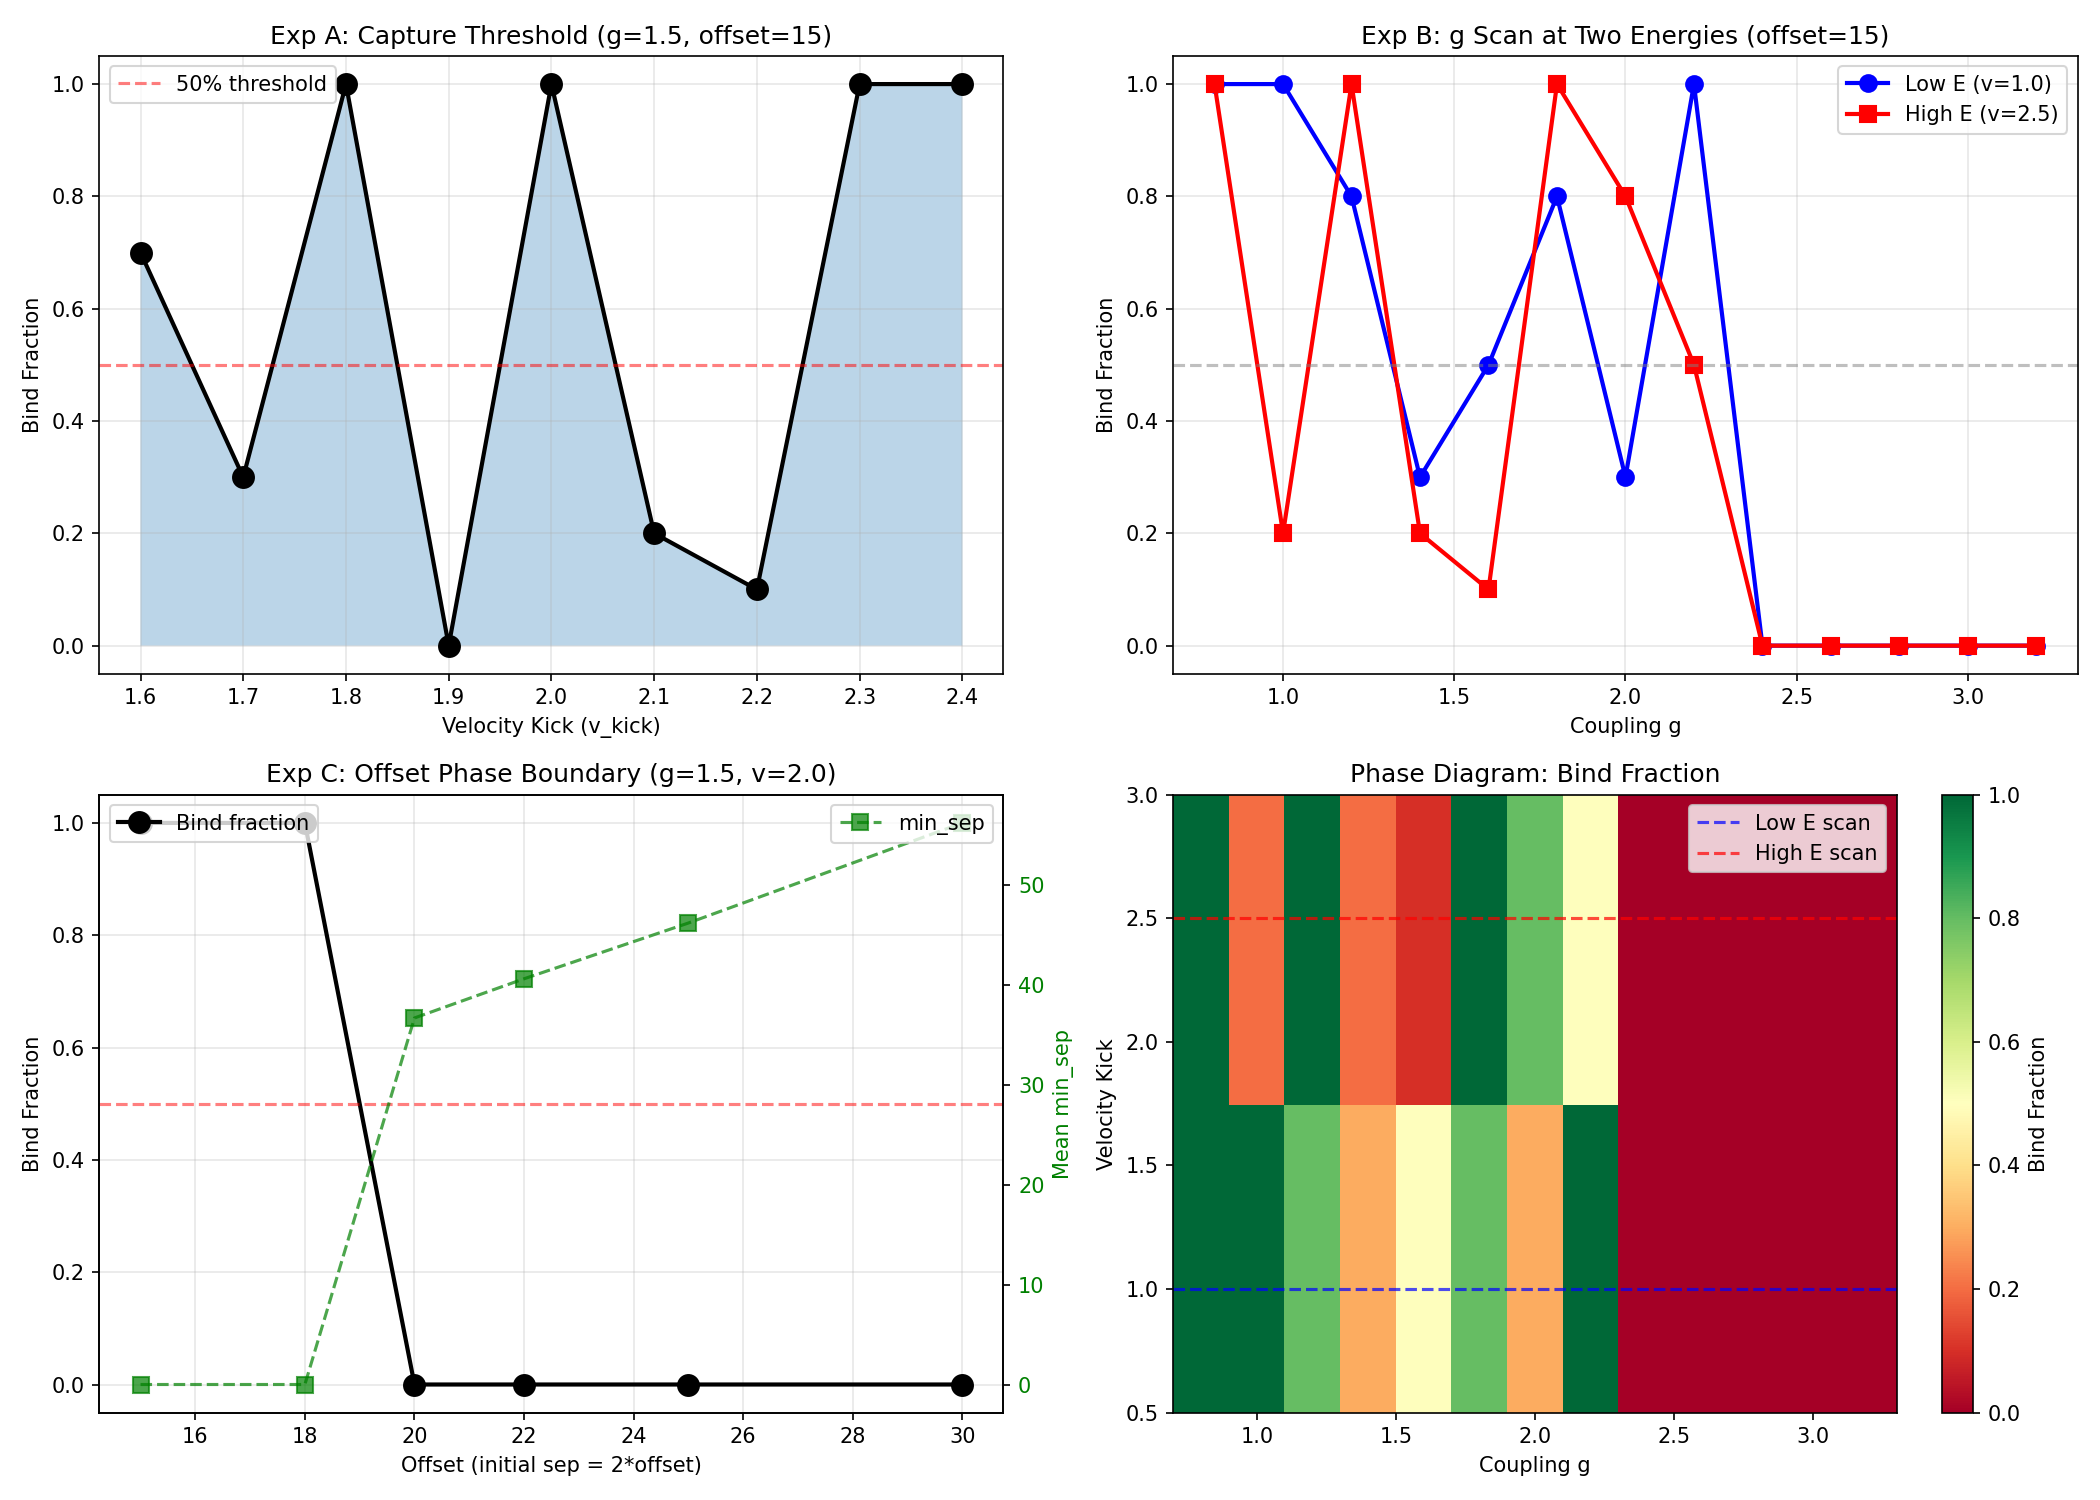

Write the Python code that produced this figure.
import numpy as np
import matplotlib.pyplot as plt
from scipy.stats import linregress
from scipy.ndimage import label
from collections import Counter

"""
DET v5 COLLIDER - PHASE BOUNDARY EXPERIMENTS
=============================================
Based on forced contact results showing scatter↔fusion transition.

Experiment A: Boundary scan around capture threshold (v_kick sweep)
Experiment B: g scan at two energies (low vs high)
Experiment C: Offset phase boundary (does fusion require overlap?)
"""

class DETConstants:
    def __init__(self, g=1.0):
        self.g = g
        self.BETA = 2.0 * g
        self.NU = 0.5
        self.PHASE_DRAG = 0.2
        self.ALPHA = 0.5 * g
        self.GAMMA = 8.0
        self.LAMBDA = 0.005
        self.K_FUSION = 80.0
        self.F_VAC = 0.01  
        self.C_MIN = 0.05 
        self.DT = 0.05

class ActiveManifold1D:
    def __init__(self, size=200, constants=DETConstants()):
        self.N = size
        self.k = constants
        
        self.F = np.ones(self.N) * self.k.F_VAC
        self.theta = np.zeros(self.N)
        self.sigma = np.ones(self.N)
        self.C_right = np.ones(self.N) * self.k.C_MIN
        self.C_left  = np.ones(self.N) * self.k.C_MIN
        
        self.history_F = []
        self.time = 0.0
        self.start_pos_L = 0
        self.start_pos_R = 0
        
        self.track_L = []
        self.track_R = []
        self.last_pos_L = None
        self.last_pos_R = None

    def initialize_soliton(self, position, width, mass, velocity_kick=0.0):
        x = np.arange(self.N)
        dx = x - position
        dx = np.where(dx > self.N/2, dx - self.N, dx)
        dx = np.where(dx < -self.N/2, dx + self.N, dx)
        
        abs_dx = np.abs(dx)
        envelope = np.exp(-0.5 * (abs_dx / width)**2)
        
        self.F += mass * envelope
        self.theta += velocity_kick * dx * envelope
        
        if velocity_kick > 0:
            self.C_right += 0.9 * envelope
            self.C_left  += 0.3 * envelope
        elif velocity_kick < 0:
            self.C_right += 0.3 * envelope
            self.C_left  += 0.9 * envelope
        else:
            self.C_right += 0.6 * envelope
            self.C_left  += 0.6 * envelope
            
        self.C_right = np.clip(self.C_right, self.k.C_MIN, 1.0)
        self.C_left = np.clip(self.C_left, self.k.C_MIN, 1.0)

    def initialize_collider_event(self, offset=15, width=5.0, mass_L=10.0, mass_R=10.0, v_kick=2.0):
        center = self.N // 2
        self.start_pos_L = center - offset
        self.start_pos_R = center + offset
        self.mass_L = mass_L
        self.mass_R = mass_R
        self.initial_sep = 2 * offset
        
        self.initialize_soliton(self.start_pos_L, width, mass_L, velocity_kick=v_kick)
        self.initialize_soliton(self.start_pos_R, width, mass_R, velocity_kick=-v_kick)
        
        self.last_pos_L = float(self.start_pos_L)
        self.last_pos_R = float(self.start_pos_R)
        self.track_L = [(0.0, self.last_pos_L)]
        self.track_R = [(0.0, self.last_pos_R)]

    def find_blob_coms(self):
        mass_dist = self.F - self.k.F_VAC
        mass_dist = np.maximum(mass_dist, 0)
        
        threshold = np.max(mass_dist) * 0.15
        binary = (mass_dist > threshold).astype(int)
        
        labeled, n_features = label(binary)
        
        blobs = []
        for i in range(1, n_features + 1):
            mask = (labeled == i)
            blob_mass = np.sum(mass_dist[mask])
            if blob_mass > 0.5:
                indices = np.where(mask)[0]
                masses = mass_dist[mask]
                com = np.sum(indices * masses) / np.sum(masses)
                blobs.append((com, blob_mass))
        
        return blobs

    def count_peaks(self):
        """Count number of distinct mass peaks."""
        return len(self.find_blob_coms())

    def unwrap_position(self, new_pos, last_pos):
        if last_pos is None:
            return new_pos
        
        delta = new_pos - (last_pos % self.N)
        
        if delta > self.N / 2:
            delta -= self.N
        elif delta < -self.N / 2:
            delta += self.N
        
        return last_pos + delta

    def update_tracking(self):
        blobs = self.find_blob_coms()
        
        if len(blobs) == 0:
            return
        
        def ring_dist(a, b):
            d = abs((a % self.N) - (b % self.N))
            return min(d, self.N - d)
        
        if len(blobs) == 1:
            com = blobs[0][0]
            new_L = self.unwrap_position(com, self.last_pos_L)
            new_R = self.unwrap_position(com, self.last_pos_R)
            self.track_L.append((self.time, new_L))
            self.track_R.append((self.time, new_R))
            self.last_pos_L = new_L
            self.last_pos_R = new_R
            return
        
        best_L_idx = min(range(len(blobs)), 
                        key=lambda i: ring_dist(blobs[i][0], self.last_pos_L % self.N))
        
        remaining = [i for i in range(len(blobs)) if i != best_L_idx]
        if remaining:
            best_R_idx = min(remaining,
                            key=lambda i: ring_dist(blobs[i][0], self.last_pos_R % self.N))
        else:
            best_R_idx = best_L_idx
        
        new_L = self.unwrap_position(blobs[best_L_idx][0], self.last_pos_L)
        new_R = self.unwrap_position(blobs[best_R_idx][0], self.last_pos_R)
        
        self.track_L.append((self.time, new_L))
        self.track_R.append((self.time, new_R))
        self.last_pos_L = new_L
        self.last_pos_R = new_R

    def step(self):
        idx = np.arange(self.N)
        ip1 = (idx + 1) % self.N
        im1 = (idx - 1) % self.N
        
        d_fwd = np.angle(np.exp(1j * (self.theta[ip1] - self.theta[idx])))
        d_bwd = np.angle(np.exp(1j * (self.theta[im1] - self.theta[idx])))
        laplacian_theta = d_fwd + d_bwd
        grad_theta = np.angle(np.exp(1j * (self.theta[ip1] - self.theta[im1]))) / 2.0
        
        phase_drive = np.minimum(self.k.BETA * self.F * self.k.DT, np.pi/4.0)
        drag_factor = 1.0 / (1.0 + self.k.PHASE_DRAG * (grad_theta**2))
        
        self.theta -= phase_drive * drag_factor
        self.theta += self.k.NU * laplacian_theta * self.k.DT
        self.theta = np.mod(self.theta, 2*np.pi)
        
        recip_R = np.sqrt(self.C_left[ip1])
        recip_L = np.sqrt(self.C_right[im1])
        
        drive_R = recip_R * np.sin(self.theta[ip1]-self.theta[idx]) + (1-recip_R)*(self.F[idx]-self.F[ip1])
        drive_L = recip_L * np.sin(self.theta[im1]-self.theta[idx]) + (1-recip_L)*(self.F[idx]-self.F[im1])
        
        cond_R = self.sigma[idx] * (self.C_right[idx]**2 + 1e-4)
        cond_L = self.sigma[idx] * (self.C_left[idx]**2 + 1e-4)
        
        J_right = cond_R * drive_R
        J_left  = cond_L * drive_L

        max_allowed = 0.40 * self.F / self.k.DT
        total_out = np.abs(J_right) + np.abs(J_left)
        scale = np.minimum(1.0, max_allowed / (total_out + 1e-9))
        J_right *= scale
        J_left *= scale

        dF = (J_right[im1] + J_left[ip1]) - (J_right + J_left)
        self.F += dF * self.k.DT
        self.F = np.maximum(self.F, self.k.F_VAC)
        
        compression = np.maximum(0, dF)
        alpha = self.k.ALPHA * (1.0 + self.k.K_FUSION * compression)
        lam = self.k.LAMBDA / (1.0 + self.k.K_FUSION * compression * 10.0)
        
        J_R_align = np.maximum(0, J_right) + self.k.GAMMA * np.maximum(0, np.roll(J_right, 1))
        J_L_align = np.maximum(0, J_left) + self.k.GAMMA * np.maximum(0, np.roll(J_left, -1))
        
        self.C_right += (alpha * J_R_align - lam * self.C_right) * self.k.DT
        self.C_left  += (alpha * J_L_align - lam * self.C_left) * self.k.DT
        self.C_right = np.clip(self.C_right, self.k.C_MIN, 1.0)
        self.C_left = np.clip(self.C_left, self.k.C_MIN, 1.0)
        
        self.sigma = 1.0 + 0.1 * np.log(1.0 + np.abs(J_right) + np.abs(J_left))

        self.time += self.k.DT
        self.update_tracking()


def analyze_run(sim):
    """Analyze collision outcome."""
    track_L = np.array(sim.track_L)
    track_R = np.array(sim.track_R)
    
    if len(track_L) < 20:
        return None
    
    times = track_L[:, 0]
    pos_L = track_L[:, 1]
    pos_R = track_R[:, 1]
    
    sep0 = abs(pos_L[0] - pos_R[0])
    separation = np.abs(pos_L - pos_R)
    
    coll_idx = np.argmin(separation)
    t_coll = times[coll_idx]
    min_sep = separation[coll_idx]
    final_sep = separation[-1]
    
    # Determine if bound (final peak count = 1)
    final_peaks = sim.count_peaks()
    is_bound = (final_peaks == 1)
    
    # Find release time if scattered (when sep starts increasing after min)
    release_time = None
    if not is_bound and coll_idx < len(separation) - 10:
        for i in range(coll_idx, len(separation)):
            if separation[i] > min_sep + 5:  # 5 lattice units threshold
                release_time = times[i] - t_coll
                break
    
    # Measure incoming velocity
    pre_coll_mask = times < t_coll * 0.8
    if np.sum(pre_coll_mask) >= 5:
        t_pre = times[pre_coll_mask]
        res_L = linregress(t_pre, pos_L[pre_coll_mask])
        res_R = linregress(t_pre, pos_R[pre_coll_mask])
        v_in_L = res_L.slope
        v_in_R = res_R.slope
    else:
        v_in_L = v_in_R = 0
    
    return {
        'min_sep': min_sep,
        'final_sep': final_sep,
        'sep0': sep0,
        't_coll': t_coll,
        'is_bound': is_bound,
        'final_peaks': final_peaks,
        'release_time': release_time,
        'v_in_L': v_in_L,
        'v_in_R': v_in_R,
        'v_rel': v_in_L - v_in_R,
    }


def run_trial(g, v_kick, offset, rng, theta_noise=1e-3, steps=800):
    """Run single trial with small perturbation."""
    k = DETConstants(g=g)
    sim = ActiveManifold1D(size=200, constants=k)
    sim.initialize_collider_event(offset=offset, v_kick=v_kick, mass_L=10.0, mass_R=10.0)
    
    # Apply small theta noise
    if theta_noise > 0:
        sim.theta += rng.normal(0, theta_noise, size=sim.N)
        sim.theta = np.mod(sim.theta, 2*np.pi)
    
    for _ in range(steps):
        sim.step()
    
    return analyze_run(sim)


def run_experiments():
    print("="*70)
    print("DET v5 PHASE BOUNDARY EXPERIMENTS")
    print("="*70)
    
    rng = np.random.default_rng(42)
    n_trials = 10
    
    # =========================================================================
    # EXPERIMENT A: Boundary scan around capture threshold
    # =========================================================================
    print("\n" + "="*70)
    print("EXPERIMENT A: Capture Threshold Scan (g=1.5, offset=15)")
    print("="*70)
    print(f"v_kick = 1.6 to 2.4 (step 0.1), {n_trials} trials each\n")
    
    print(f"{'v_kick':<8} | {'bind_frac':<10} | {'mean_peaks':<12} | {'mean_release_t':<14} | {'mean_min_sep':<12}")
    print("-" * 70)
    
    exp_a_results = []
    v_kicks_a = np.arange(1.6, 2.5, 0.1)
    
    for v_kick in v_kicks_a:
        bind_count = 0
        peaks_list = []
        release_times = []
        min_seps = []
        
        for trial in range(n_trials):
            res = run_trial(g=1.5, v_kick=v_kick, offset=15, rng=rng)
            if res:
                if res['is_bound']:
                    bind_count += 1
                peaks_list.append(res['final_peaks'])
                if res['release_time'] is not None:
                    release_times.append(res['release_time'])
                min_seps.append(res['min_sep'])
        
        bind_frac = bind_count / n_trials
        mean_peaks = np.mean(peaks_list) if peaks_list else 0
        mean_release = np.mean(release_times) if release_times else np.nan
        mean_min_sep = np.mean(min_seps) if min_seps else np.nan
        
        print(f"{v_kick:<8.2f} | {bind_frac:<10.2f} | {mean_peaks:<12.2f} | "
              f"{mean_release:<14.2f}" if not np.isnan(mean_release) else f"{v_kick:<8.2f} | {bind_frac:<10.2f} | {mean_peaks:<12.2f} | {'N/A':<14}",
              f" | {mean_min_sep:<12.2f}" if not np.isnan(mean_min_sep) else "")
        
        exp_a_results.append({
            'v_kick': v_kick,
            'bind_frac': bind_frac,
            'mean_peaks': mean_peaks,
            'mean_release': mean_release,
            'mean_min_sep': mean_min_sep,
        })
    
    # =========================================================================
    # EXPERIMENT B: g scan at two energies
    # =========================================================================
    print("\n" + "="*70)
    print("EXPERIMENT B: g Scan at Low vs High Energy (offset=15)")
    print("="*70)
    print(f"Low energy: v_kick=1.0, High energy: v_kick=2.5")
    print(f"g = 0.8 to 3.0 (step 0.2), {n_trials} trials each\n")
    
    print(f"{'g':<6} | {'bind_low':<10} | {'bind_high':<10} | {'peaks_low':<10} | {'peaks_high':<10}")
    print("-" * 55)
    
    exp_b_results = []
    g_vals_b = np.arange(0.8, 3.2, 0.2)
    
    for g in g_vals_b:
        # Low energy
        bind_low = 0
        peaks_low = []
        for trial in range(n_trials):
            res = run_trial(g=g, v_kick=1.0, offset=15, rng=rng)
            if res:
                if res['is_bound']:
                    bind_low += 1
                peaks_low.append(res['final_peaks'])
        
        # High energy
        bind_high = 0
        peaks_high = []
        for trial in range(n_trials):
            res = run_trial(g=g, v_kick=2.5, offset=15, rng=rng)
            if res:
                if res['is_bound']:
                    bind_high += 1
                peaks_high.append(res['final_peaks'])
        
        bind_frac_low = bind_low / n_trials
        bind_frac_high = bind_high / n_trials
        mean_peaks_low = np.mean(peaks_low) if peaks_low else 0
        mean_peaks_high = np.mean(peaks_high) if peaks_high else 0
        
        print(f"{g:<6.2f} | {bind_frac_low:<10.2f} | {bind_frac_high:<10.2f} | "
              f"{mean_peaks_low:<10.2f} | {mean_peaks_high:<10.2f}")
        
        exp_b_results.append({
            'g': g,
            'bind_frac_low': bind_frac_low,
            'bind_frac_high': bind_frac_high,
            'mean_peaks_low': mean_peaks_low,
            'mean_peaks_high': mean_peaks_high,
        })
    
    # =========================================================================
    # EXPERIMENT C: Offset phase boundary
    # =========================================================================
    print("\n" + "="*70)
    print("EXPERIMENT C: Offset Phase Boundary (g=1.5, v_kick=2.0)")
    print("="*70)
    print(f"Offsets: 15, 18, 20, 22, 25, 30, {n_trials} trials each\n")
    
    print(f"{'offset':<8} | {'sep0':<6} | {'bind_frac':<10} | {'mean_min_sep':<12} | {'mean_peaks':<10}")
    print("-" * 55)
    
    exp_c_results = []
    offsets_c = [15, 18, 20, 22, 25, 30]
    
    for offset in offsets_c:
        bind_count = 0
        min_seps = []
        peaks_list = []
        
        for trial in range(n_trials):
            res = run_trial(g=1.5, v_kick=2.0, offset=offset, rng=rng)
            if res:
                if res['is_bound']:
                    bind_count += 1
                min_seps.append(res['min_sep'])
                peaks_list.append(res['final_peaks'])
        
        bind_frac = bind_count / n_trials
        mean_min_sep = np.mean(min_seps) if min_seps else np.nan
        mean_peaks = np.mean(peaks_list) if peaks_list else 0
        
        print(f"{offset:<8} | {2*offset:<6} | {bind_frac:<10.2f} | {mean_min_sep:<12.2f} | {mean_peaks:<10.2f}")
        
        exp_c_results.append({
            'offset': offset,
            'sep0': 2 * offset,
            'bind_frac': bind_frac,
            'mean_min_sep': mean_min_sep,
            'mean_peaks': mean_peaks,
        })
    
    # =========================================================================
    # VISUALIZATION
    # =========================================================================
    print("\n[Creating visualization...]")
    
    fig, axes = plt.subplots(2, 2, figsize=(14, 10))
    
    # 1. Experiment A: Capture threshold
    ax = axes[0, 0]
    v_kicks = [r['v_kick'] for r in exp_a_results]
    bind_fracs = [r['bind_frac'] for r in exp_a_results]
    
    ax.plot(v_kicks, bind_fracs, 'ko-', markersize=10, linewidth=2)
    ax.axhline(y=0.5, color='red', linestyle='--', alpha=0.5, label='50% threshold')
    ax.fill_between(v_kicks, 0, bind_fracs, alpha=0.3)
    ax.set_xlabel("Velocity Kick (v_kick)")
    ax.set_ylabel("Bind Fraction")
    ax.set_title("Exp A: Capture Threshold (g=1.5, offset=15)")
    ax.set_ylim(-0.05, 1.05)
    ax.legend()
    ax.grid(True, alpha=0.3)
    
    # 2. Experiment B: g scan
    ax = axes[0, 1]
    g_vals = [r['g'] for r in exp_b_results]
    bind_low = [r['bind_frac_low'] for r in exp_b_results]
    bind_high = [r['bind_frac_high'] for r in exp_b_results]
    
    ax.plot(g_vals, bind_low, 'bo-', markersize=8, linewidth=2, label='Low E (v=1.0)')
    ax.plot(g_vals, bind_high, 'rs-', markersize=8, linewidth=2, label='High E (v=2.5)')
    ax.axhline(y=0.5, color='gray', linestyle='--', alpha=0.5)
    ax.set_xlabel("Coupling g")
    ax.set_ylabel("Bind Fraction")
    ax.set_title("Exp B: g Scan at Two Energies (offset=15)")
    ax.set_ylim(-0.05, 1.05)
    ax.legend()
    ax.grid(True, alpha=0.3)
    
    # 3. Experiment C: Offset scan
    ax = axes[1, 0]
    offsets = [r['offset'] for r in exp_c_results]
    bind_fracs_c = [r['bind_frac'] for r in exp_c_results]
    min_seps_c = [r['mean_min_sep'] for r in exp_c_results]
    
    ax.plot(offsets, bind_fracs_c, 'ko-', markersize=10, linewidth=2, label='Bind fraction')
    ax.axhline(y=0.5, color='red', linestyle='--', alpha=0.5)
    ax.set_xlabel("Offset (initial sep = 2*offset)")
    ax.set_ylabel("Bind Fraction")
    ax.set_title("Exp C: Offset Phase Boundary (g=1.5, v=2.0)")
    ax.set_ylim(-0.05, 1.05)
    ax.legend(loc='upper left')
    ax.grid(True, alpha=0.3)
    
    ax2 = ax.twinx()
    ax2.plot(offsets, min_seps_c, 'gs--', markersize=8, alpha=0.7, label='min_sep')
    ax2.set_ylabel("Mean min_sep", color='green')
    ax2.tick_params(axis='y', labelcolor='green')
    ax2.legend(loc='upper right')
    
    # 4. Phase diagram summary
    ax = axes[1, 1]
    
    # Create a simple phase diagram from Exp B
    g_mesh = np.array(g_vals)
    v_mesh = np.array([1.0, 2.5])
    bind_matrix = np.array([[r['bind_frac_low'], r['bind_frac_high']] for r in exp_b_results]).T
    
    im = ax.imshow(bind_matrix, aspect='auto', cmap='RdYlGn', origin='lower',
                   extent=[g_mesh.min()-0.1, g_mesh.max()+0.1, 0.5, 3.0],
                   vmin=0, vmax=1)
    ax.set_xlabel("Coupling g")
    ax.set_ylabel("Velocity Kick")
    ax.set_title("Phase Diagram: Bind Fraction")
    plt.colorbar(im, ax=ax, label='Bind Fraction')
    
    # Mark the two scan lines
    ax.axhline(y=1.0, color='blue', linestyle='--', alpha=0.7, label='Low E scan')
    ax.axhline(y=2.5, color='red', linestyle='--', alpha=0.7, label='High E scan')
    ax.legend()
    
    plt.tight_layout()
    plt.savefig('/home/claude/det_v5_phase_boundary.png', dpi=150)
    plt.savefig('/mnt/user-data/outputs/det_v5_phase_boundary.png', dpi=150)
    print("\nSaved to det_v5_phase_boundary.png")
    
    return exp_a_results, exp_b_results, exp_c_results


if __name__ == "__main__":
    exp_a, exp_b, exp_c = run_experiments()
    
    print("\n" + "="*70)
    print("SUMMARY")
    print("="*70)
    
    # Find threshold from Exp A
    for i, r in enumerate(exp_a):
        if r['bind_frac'] >= 0.5:
            print(f"\nExp A: Capture threshold ≈ v_kick = {r['v_kick']:.2f}")
            print(f"  (First point with bind_frac ≥ 50%)")
            break
    
    # Analyze Exp B
    low_e_bind = np.mean([r['bind_frac_low'] for r in exp_b])
    high_e_bind = np.mean([r['bind_frac_high'] for r in exp_b])
    print(f"\nExp B: Low energy (v=1.0) mean bind: {low_e_bind:.2f}")
    print(f"       High energy (v=2.5) mean bind: {high_e_bind:.2f}")
    if high_e_bind > low_e_bind:
        print("  → Higher energy favors binding (surprising!)")
    else:
        print("  → Lower energy favors binding (expected for capture)")
    
    # Analyze Exp C
    for r in exp_c:
        if r['bind_frac'] < 0.5:
            print(f"\nExp C: Fusion disappears around offset = {r['offset']}")
            print(f"  (First point with bind_frac < 50%)")
            break
    else:
        print(f"\nExp C: Fusion persists even at offset = {exp_c[-1]['offset']}")
